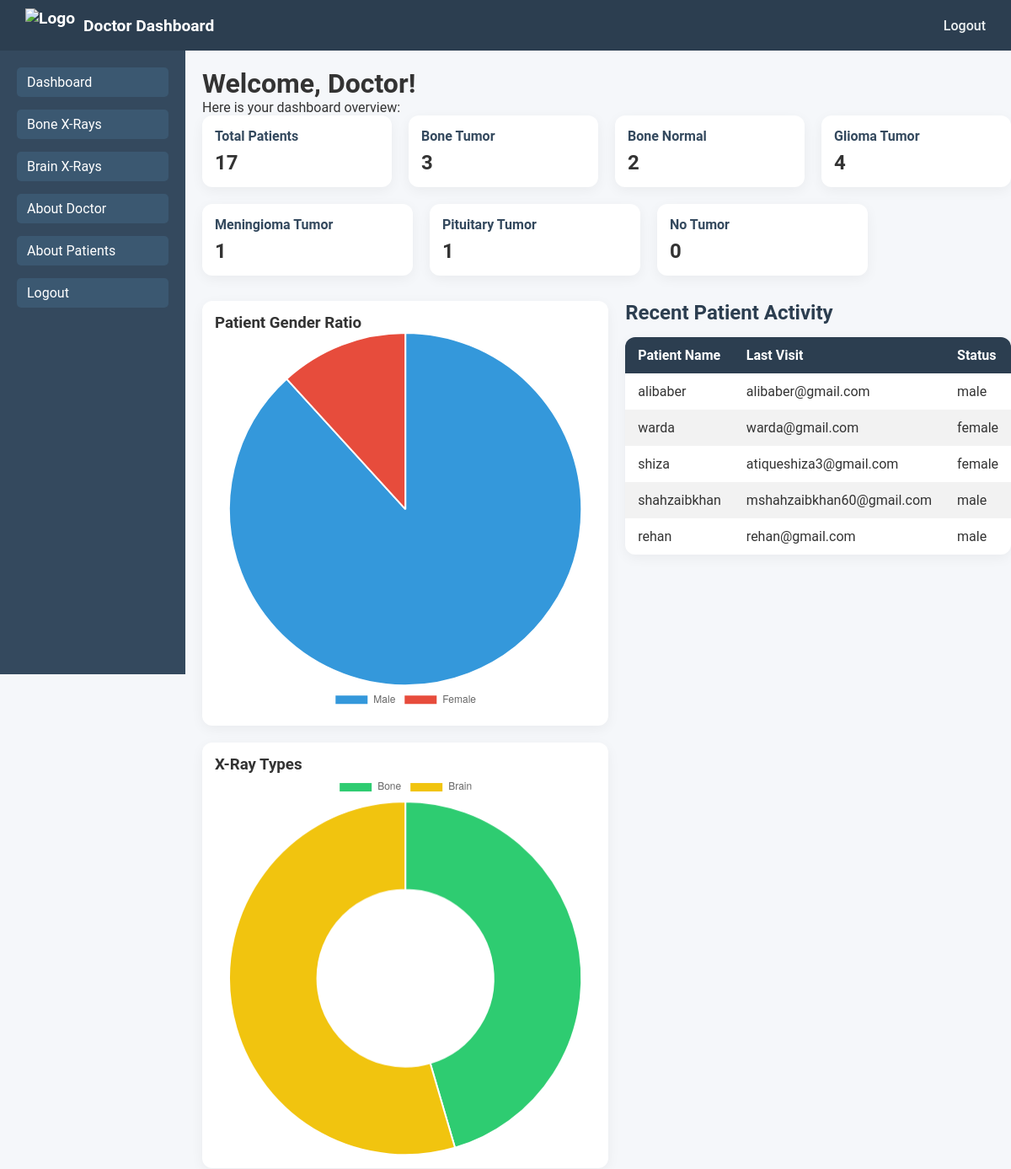
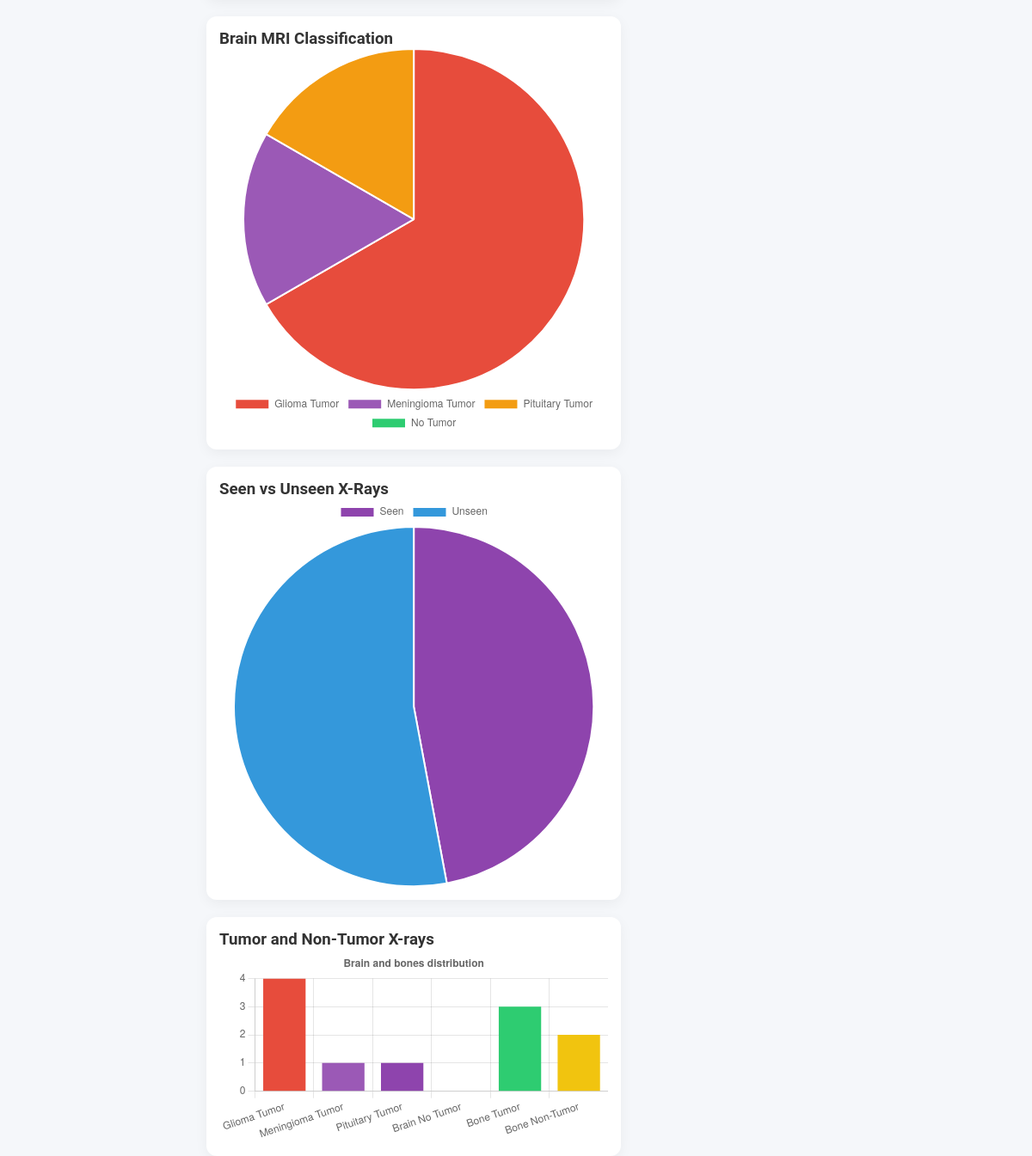
Page /dashboard/doctor_dashboard (signed in) on the earlier database version (2 pictures, top to bottom).
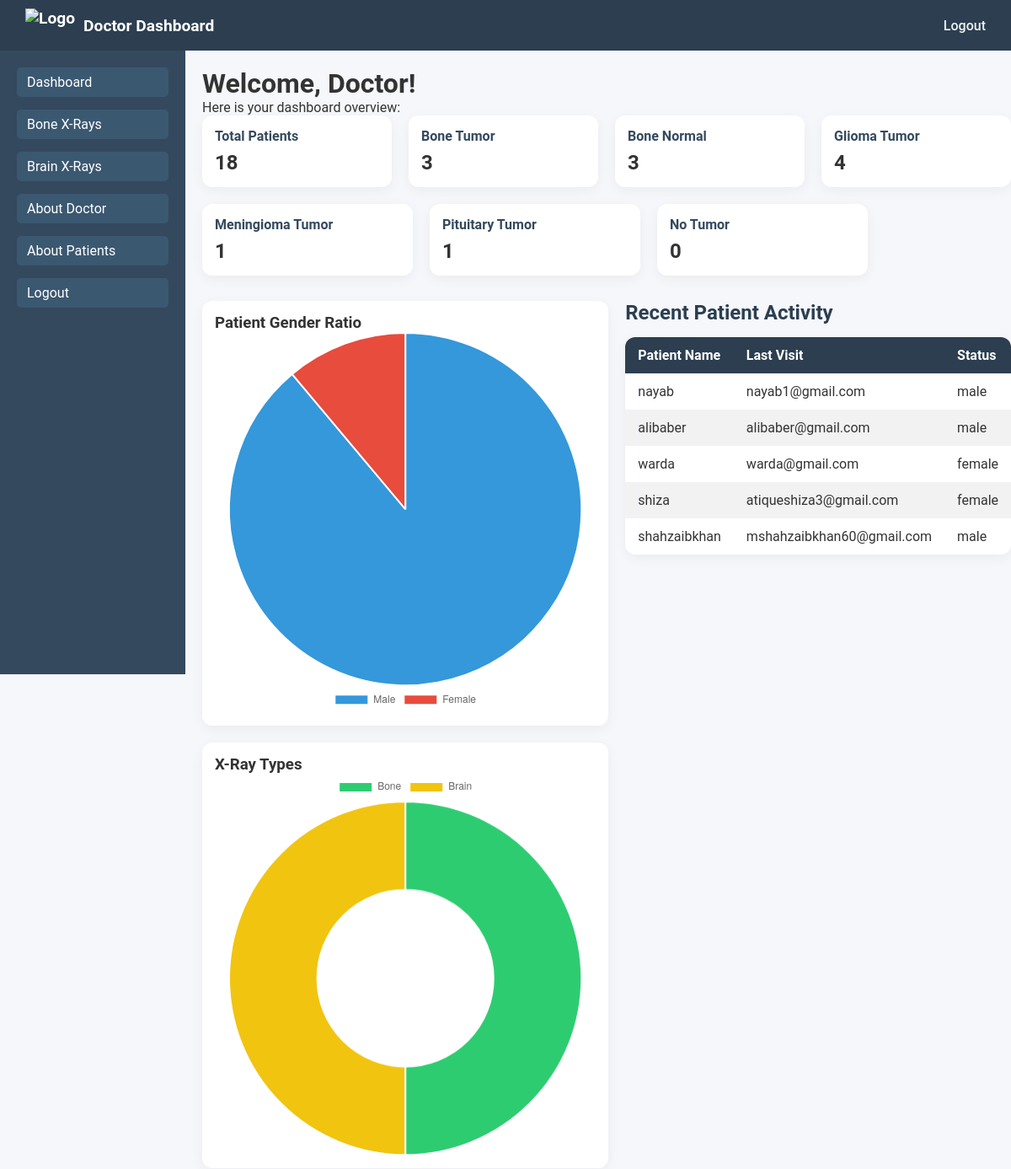
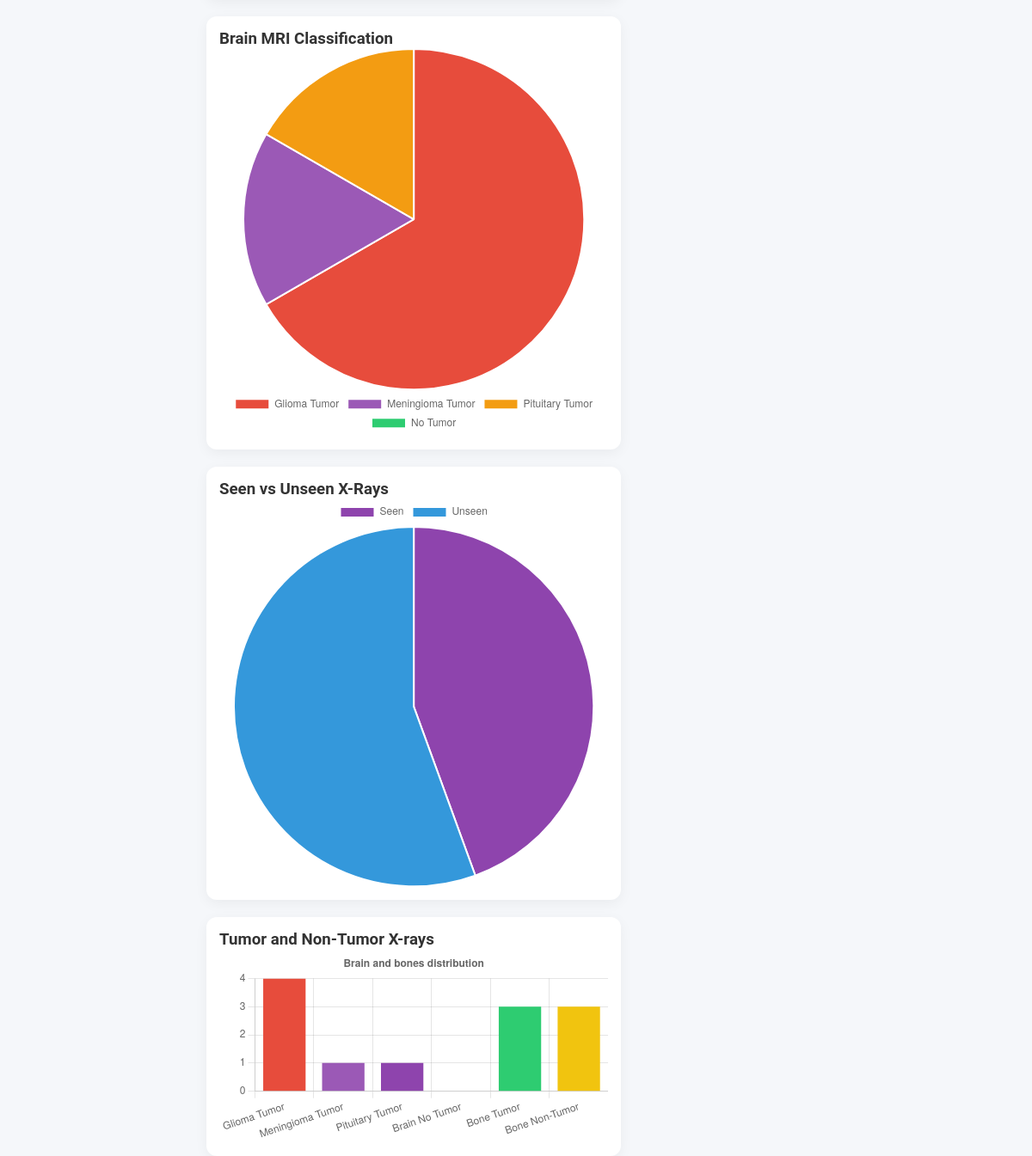
Same page on the later database version (2 pictures, top to bottom).
### models.py (models this page shows, shortened)
class Patient(db.Model):
    id = db.Column(db.Integer, primary_key=True)
    username = db.Column(db.String(100), unique=True, nullable=False)
    email = db.Column(db.String(100), unique=True, nullable=False)
    password = db.Column(db.String(200), nullable=False)
    age = db.Column(db.Integer, nullable=True)
    gender = db.Column(db.String(10), nullable=True)
    phone_number = db.Column(db.String(15), nullable=True)
    xray_image = db.Column(db.String(200), nullable=True)
    tumor_stage = db.Column(db.String(50), nullable=True)
    biopsy_file = db.Column(db.String(200), nullable=True)
    report_pdf = db.Column(db.String(200), nullable=True)
    brain_mri_image = db.Column(db.String(100), nullable=True)
    brain_mri_class = db.Column(db.String(100), nullable=True)
    brain_mri_confidence = db.Column(db.Float, nullable=True)
    brain_report_pdf = db.Column(db.String(200), nullable=True)
    result = db.Column(db.String(100), nullable=True)

### Blueprint/dashboard.py (the view)
@dashboard_bp.route('/doctor_dashboard', methods=['GET', 'POST'])
def doctor_dashboard():
    if 'doctor_id' not in session:
        flash('You must be logged in as a doctor to access the dashboard.', 'danger')
        return redirect(url_for('login.login'))
    patients = Patient.query.order_by(Patient.id.desc()).all()
    gender_counts = {'Male': 0, 'Female': 0}
    xray_counts = {'Bone': 0, 'Brain': 0}
    tumor_data = {
        'Bone Tumor': 0,
        'Bone Non-Tumor': 0,
        'Brain Tumor': 0,
        'Brain Non-Tumor': 0,
    }
    brain_class_counts = {
        'Glioma Tumor': 0,
        'Meningioma Tumor': 0,
        'Pituitary Tumor': 0,
        'No Tumor': 0
    }
    seen_count = 0
    unseen_count = 0
    for p in patients:
        gender = (p.gender or '').capitalize()
        if gender in gender_counts:
            gender_counts[gender] += 1
        if p.xray_image:
            xray_counts['Bone'] += 1
            tumor_stage = (p.tumor_stage or '').strip().lower()
            if tumor_stage and tumor_stage != 'normal':
                tumor_data['Bone Tumor'] += 1
            else:
                tumor_data['Bone Non-Tumor'] += 1
        if p.brain_mri_image:
            xray_counts['Brain'] += 1
            brain_class = (p.brain_mri_class or '').strip().title()
            print(f"Brain MRI Class: {p.brain_mri_class}")
            if brain_class != 'No Tumor':
                tumor_data['Brain Tumor'] += 1
            else:
                tumor_data['Brain Non-Tumor'] += 1
            if brain_class + " Tumor" in brain_class_counts:
                brain_class_counts[brain_class + " Tumor"] += 1
            elif brain_class == "No Tumor":
                brain_class_counts["No Tumor"] += 1
        if p.report_pdf or p.brain_report_pdf:
            seen_count += 1
        else:
            unseen_count += 1
    return render_template("doctor_dashboard.html",
                           gender_counts=gender_counts,
                           xray_counts=xray_counts,
                           seen_count=seen_count,
                           unseen_count=unseen_count,
                           tumor_data=tumor_data,
                           brain_class_counts=brain_class_counts,
                           recent_patients=patients[:5],
                           total_patients=len(patients))

### templates/doctor_dashboard.html (shortened to what this page needs)
<!DOCTYPE html>
<html lang="en">
<head>
  <link rel="stylesheet" href="{{ url_for('static', filename='css/doctor_dashboard.css') }}">
</head>
<body>
  <div class="navbar">
    <div class="logo">
      <img src="{{ url_for('static', filename='css/images/logoo.png') }}" alt="Logo" />
      <span>Doctor Dashboard</span>
    </div>
    <div class="profile">
      <a href="{{ url_for('login.login') }}">Logout</a>
    </div>
  </div>
  <div class="sidebar">
    <ul>
      <li><a href="{{ url_for('dashboard.doctor_dashboard') }}" class="active">Dashboard</a></li>
      <li><a href="{{ url_for('dashboard.bones_xray_reports') }}">Bone X-Rays</a></li>
      <li><a href="{{ url_for('dashboard.brain_mri_reports') }}">Brain X-Rays</a></li>
      <li><a href="{{ url_for('dashboard.about_doctor') }}">About Doctor</a></li>
      <li><a href="{{ url_for('dashboard.about_patient') }}">About Patients</a></li>
      <li><a href="{{ url_for('login.login') }}">Logout</a></li>
    </ul>
  </div>
  <div class="main" style="margin-left: 240px; margin-top: 80px;">
    <div class="header">
      <h1>Welcome, Doctor!</h1>
      <p>Here is your dashboard overview:</p>
    </div>
    <div class="cards">
      <div class="card"><h3>Total Patients</h3><p>{{ total_patients }}</p></div>
      <div class="card"><h3>Bone Tumor</h3><p>{{ tumor_data['Bone Tumor'] }}</p></div>
      <div class="card"><h3>Bone Normal</h3><p>{{ tumor_data['Bone Non-Tumor'] }}</p></div>
      <div class="card"><h3>Glioma Tumor</h3><p>{{ brain_class_counts['Glioma Tumor'] }}</p></div>
      <div class="card"><h3>Meningioma Tumor</h3><p>{{ brain_class_counts['Meningioma Tumor'] }}</p></div>
      <div class="card"><h3>Pituitary Tumor</h3><p>{{ brain_class_counts['Pituitary Tumor'] }}</p></div>
      <div class="card"><h3>No Tumor</h3><p>{{ brain_class_counts['No Tumor'] }}</p></div>
    </div>
    <div class="content-layout">
      <div class="charts">
        <div class="chart-card">
          <h3>Patient Gender Ratio</h3>
          <canvas id="patientChart"></canvas>
        </div>
        <div class="chart-card">
          <h3>X-Ray Types</h3>
          <canvas id="xrayChart"></canvas>
        </div>
        <div class="chart-card">
          <h3>Brain MRI Classification</h3>
          <canvas id="brainClassChart"></canvas>
        </div>
        <div class="chart-card">
          <h3>Seen vs Unseen X-Rays</h3>
          <canvas id="seenUnseenChart"></canvas>
        </div>
        <div class="chart-card large">
          <h3>Tumor and Non-Tumor X-rays</h3>
          <canvas id="tumorChart"></canvas>
        </div>
      </div>
      <div class="recent-section">
        <h2>Recent Patient Activity</h2>
        <table>
          <thead>
            <tr><th>Patient Name</th><th>Last Visit</th><th>Status</th></tr>
          </thead>
          <tbody>
            {% for patient in recent_patients %}
              <tr>
                <td>{{ patient.username }}</td>
                <td>{{ patient.email }}</td>
                <td>{{ patient.gender }}</td>
              </tr>
            {% endfor %}
          </tbody>
        </table>
      </div>
    </div>
  </div>
</body>
</html>

Differences in the rows shown:
no longer on this page (row unchanged): Patient: username "rehan", email "rehan@gmail.com", gender "male"
added Patient: username "nayab", email "nayab1@gmail.com", gender "male"
Other differences:
{{ total_patients }}: "17" → "18"
{{ tumor_data['Bone Non-Tumor'] }}: "2" → "3"
chart data {{ gender_counts.get('Male', 0) }}: 15 → 16
chart data {{ xray_counts['Bone'] }}: 5 → 6
chart data {{ unseen_count }}: 9 → 10
chart data {{ tumor_data['Bone Non-Tumor'] }}: 2 → 3
